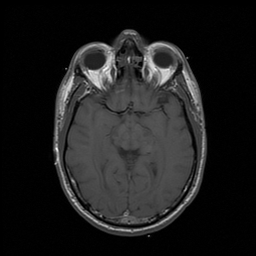
#> input picture images/t1.jpg, 256 x 256 px
$ jupyter execute EdgeDetection.ipynb   (shell and % lines are left out)
#> lines starting #> are read from the running program, lines starting #| are printed output that depends on the picture
[cell 1]
import cv2
import numpy as np
import matplotlib.pyplot as plt

There are at least three definitions for differencing, (1) forward $\frac{\delta f}{\delta x}=f(x+1)-f(x)$, (2) backward $\frac{\delta f}{\delta x}=f(x-1)-f(x)$, and (3) central $\frac{\delta f}{\delta x}=\frac{f(x+1)-f(x-1)}{2}$.

[cell 2]
f = cv2.imread(r'./images/t1.jpg', cv2.IMREAD_GRAYSCALE)
#> f is the input picture: shape (256, 256); min 0, max 255, mean 29.6
f = f.astype(np.double)

[cell 3]
plt.figure()
plt.imshow(f, cmap=plt.cm.gray)
plt.axis('off')
plt.show()
plt.close()

[cell 4]
dfdr = (np.roll(f, 1, axis=0) - np.roll(f, -1, axis=0)) / 2
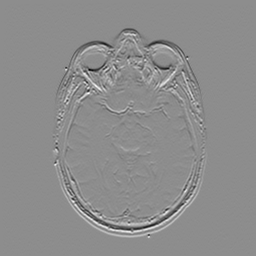
#> dfdr: shape (256, 256) float64; min -93.5, max 75.5, mean 0; drawn with min black and max white

[cell 5]
plt.figure()
plt.imshow(dfdr, cmap=plt.cm.gray)
plt.axis('off')
plt.show()
plt.close()

[cell 6]
dfdc = (np.roll(f, 1, axis=1) - np.roll(f, -1, axis=1)) / 2
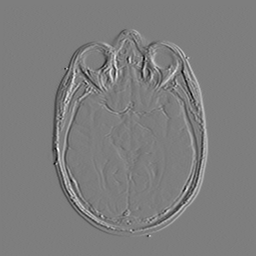
#> dfdc: shape (256, 256) float64; min -88, max 90, mean 0; drawn with min black and max white

[cell 7]
plt.figure()
plt.imshow(dfdc, cmap=plt.cm.gray)
plt.axis('off')
plt.show()
plt.close()

[cell 8]
grad_mg = np.sqrt(dfdr ** 2 + dfdc ** 2)
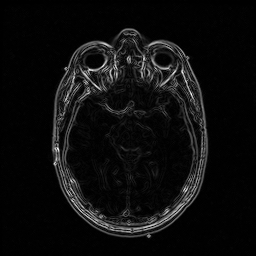
#> grad_mg: shape (256, 256) float64; min 0, max 98.9, mean 5.4; drawn with min black and max white

[cell 9]
plt.figure()
plt.imshow(grad_mg, cmap=plt.cm.gray)
plt.axis('off')
plt.show()
plt.close()

[cell 10]
F = np.fft.fftshift(np.fft.fft2(f))

[cell 11]
# construct a ramp along the r-axis with zero at the DC
ctr = np.asarray(F.shape) // 2
#> ctr = [128, 128]

omega = np.arange(1,F.shape[0]+1) - ctr[0]
#> omega = 256 values from -127 to 128
omega = np.repeat(omega[:,np.newaxis], F.shape[1], 1)
omega.shape
#> Out = (256, 256)

[cell 12]
plt.figure()
plt.imshow(omega, cmap=plt.cm.gray)
plt.axis('off')
plt.show()
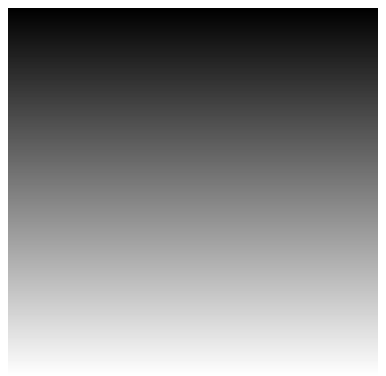
#> figure drawn by matplotlib, 1 panel
plt.close()

[cell 13]
# use the ramp on Fourier coefficients to get derivative
dFdr = 2 * np.pi * np.complex(0,1) * omega * F

[cell 14]
# getting back to spatial domain
dfdr = np.fft.ifft2(np.fft.ifftshift(dFdr))

[cell 15]
plt.figure()
plt.imshow(np.abs(dFdr), cmap=plt.cm.gray)
plt.axis('off')
plt.show()
plt.close()

[cell 16]
plt.figure()
plt.imshow(np.real(dFdr), cmap=plt.cm.gray)
plt.axis('off')
plt.show()
plt.close()

[cell 17]
plt.figure()
plt.imshow(np.imag(dFdr), cmap=plt.cm.gray)
plt.axis('off')
plt.show()
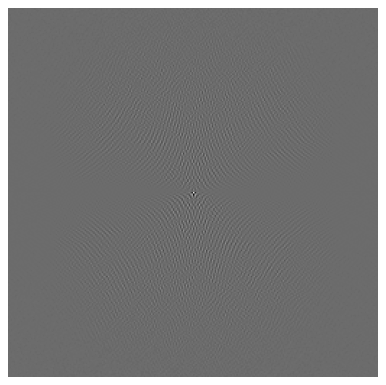
#> figure drawn by matplotlib, 1 panel
plt.close()

[cell 18]
plt.figure()
plt.imshow(np.real(dfdr), cmap=plt.cm.gray)
plt.axis('off')
plt.show()
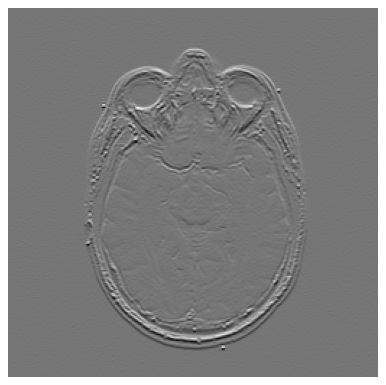
#> figure drawn by matplotlib, 1 panel
plt.close()

[cell 19]
# combining the blurring and the derivative operations
F = np.fft.fft2(f + np.random.randn(f.shape[0], f.shape[1]) * 10)

# define normalized 2D gaussian
def gaus2d(x=0, y=0, mx=0, my=0, sx=1, sy=1):
    return 1. / (2. * np.pi * sx * sy) * np.exp(-((x - mx)**2. / (2. * sx**2.) + (y - my)**2. / (2. * sy**2.)))

def Gaussian_noid_2d(x_min, x_max, y_min, y_max, mx=0, my=0, sx=1, sy=1):
    x = np.arange(x_min, x_max)
    y = np.arange(y_min, y_max)
    x, y = np.meshgrid(x, y) # get 2D variables instead of 1D
    noise_2d = gaus2d(x, y, mx, my, sx, sy)
    return x, y, noise_2d

g = Gaussian_noid_2d(-f.shape[0]//2, f.shape[0]//2, -f.shape[1]//2, f.shape[1]//2, sx=2, sy=2)

[cell 20]
g = g[-1]

[cell 21]
dgdr = 0.5 * (np.roll(g, -1, axis=0) - np.roll(g, 1, axis=0))
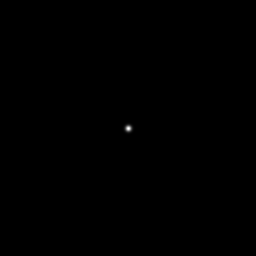
#> g: shape (256, 256) float64; min 0, max 0.0398, mean 1.53e-05; drawn with min black and max white

[cell 22]
plt.figure()
plt.imshow(dgdr, cmap=plt.cm.gray)
plt.title('Derivative of Gaussian 2d')
plt.axis('off')
plt.show()
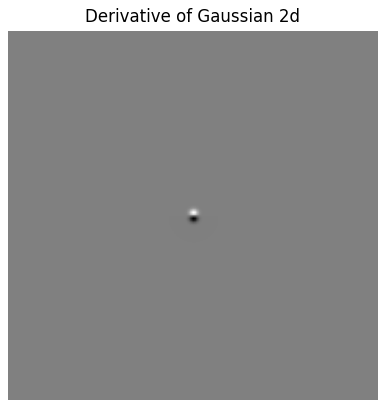
#> figure drawn by matplotlib, 1 panel
plt.close()

[cell 23]
# shift Gaussian to upper-left, then take DFT
dGdr = np.fft.fft2(np.fft.ifftshift(dgdr))
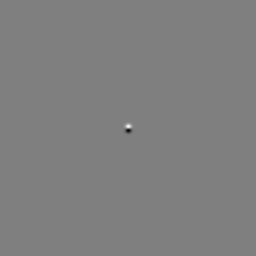
#> dgdr: shape (256, 256) float64; min -0.0111, max 0.0111, mean -4.24e-22; drawn with min black and max white

[cell 24]
dFdr = F * dGdr

[cell 25]
dfdr = np.fft.ifft2(np.fft.fftshift(dFdr))

[cell 26]
plt.figure()
plt.imshow(np.abs(dfdr), cmap=plt.cm.gray)
plt.axis('off')
plt.show()
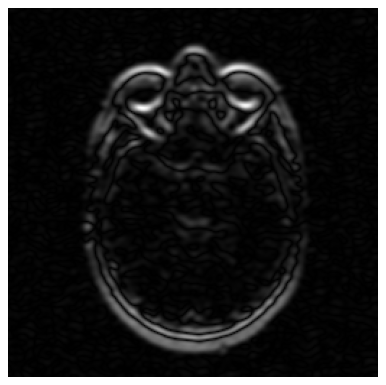
#> figure drawn by matplotlib, 1 panel
plt.close()

$ run again, with images/t2.jpg copied over images/t1.jpg
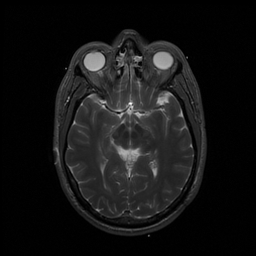
#> input picture images/t2.jpg, 256 x 256 px
#> f is the input picture: shape (256, 256); min 0, max 255, mean 20.4
#> `dfdc = (np.roll(f, 1, axis=1) - np.roll(f, -1, axis=1)) / 2`:
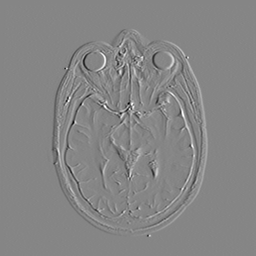
#> dfdc: shape (256, 256) float64; min -82.5, max 74.5, mean 0; drawn with min black and max white
#> `plt.show()`:
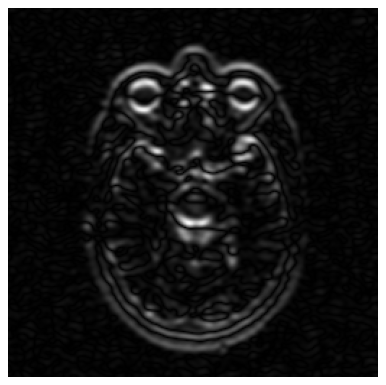
#> figure drawn by matplotlib, 1 panel

$ run again, with images/ct.jpg copied over images/t1.jpg
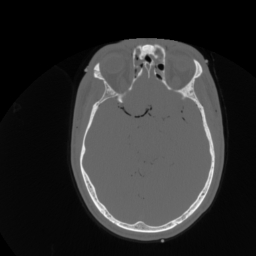
#> input picture images/ct.jpg, 256 x 256 px
#> f is the input picture: shape (256, 256); min 0, max 247, mean 45.9
#> `plt.show()`:
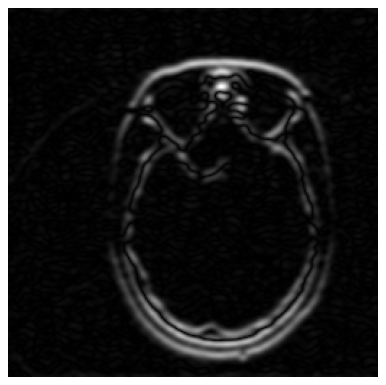
#> figure drawn by matplotlib, 1 panel
